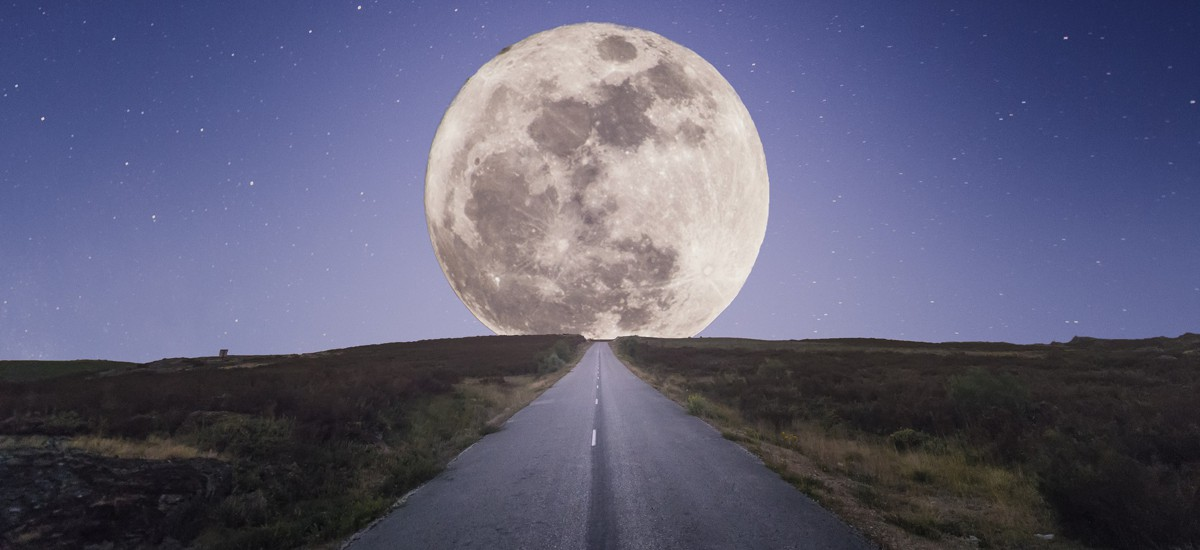
#> input picture route-fifty-lead-image.jpg, 1200 x 550 px
$ python morhologicalOperations.py
#> lines starting #> are read from the running program, lines starting #| are printed output that depends on the picture; after the words box and inside, x2 and y2 are one past the last pixel; in counts of white or black regions, pixels touching at a corner belong together
import cv2
import numpy as np
from matplotlib import pyplot as plt
img = cv2.imread('../route-fifty-lead-image.jpg', cv2.IMREAD_GRAYSCALE)
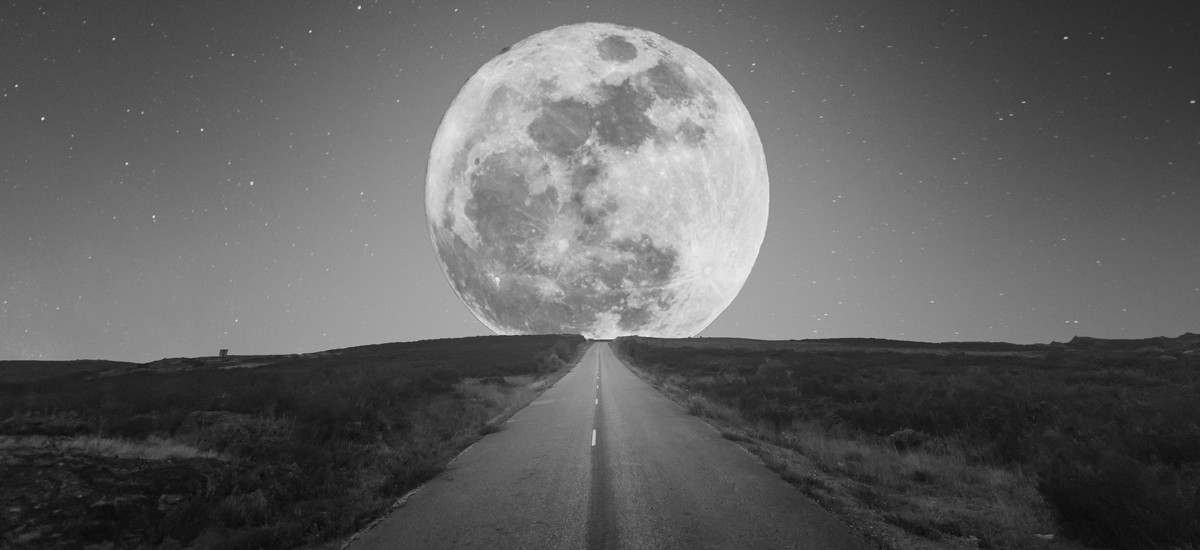
#> img: shape (550, 1200); min 6, max 239, mean 96.4
(threshold, BW) = cv2.threshold(img, 220, 225, cv2.THRESH_BINARY)
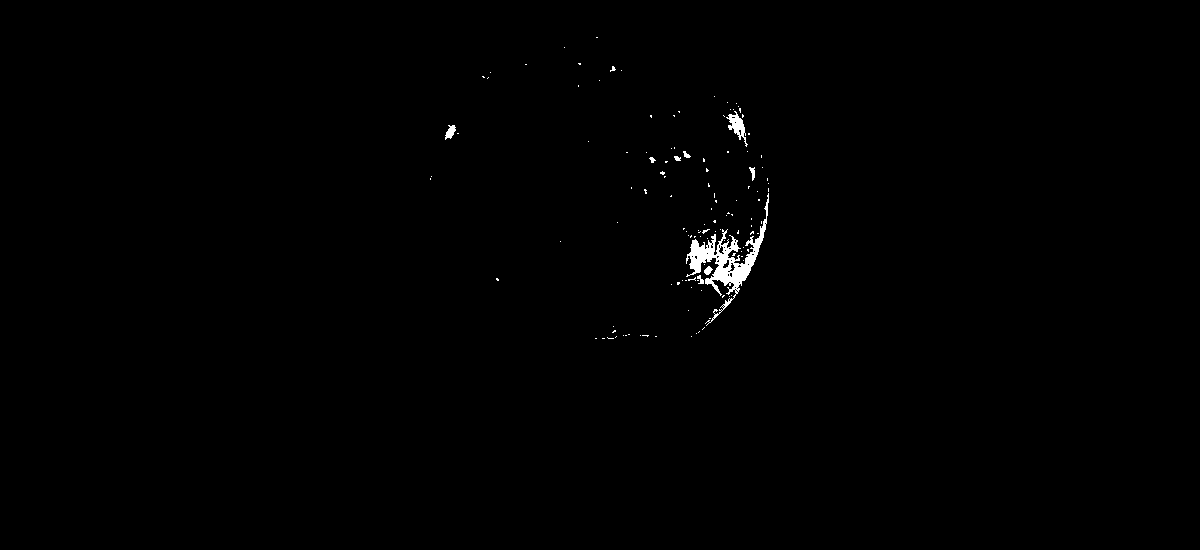
#> BW: shape (550, 1200); values 0 (black) and 225 (white), 0.49% white; 127 white regions (118 under 20 px), largest, box (x1, y1, x2, y2) and area: (686, 193, 769, 326) 2243, (726, 111, 748, 147) 283, (445, 125, 456, 140) 96
kernel = np.ones((5, 5))

# [15 lines of commented-out code are left out]

cv2.waitKey()
cv2.destroyAllWindows()

$ run again, with smdtownhall.jpg copied over route-fifty-lead-image.jpg
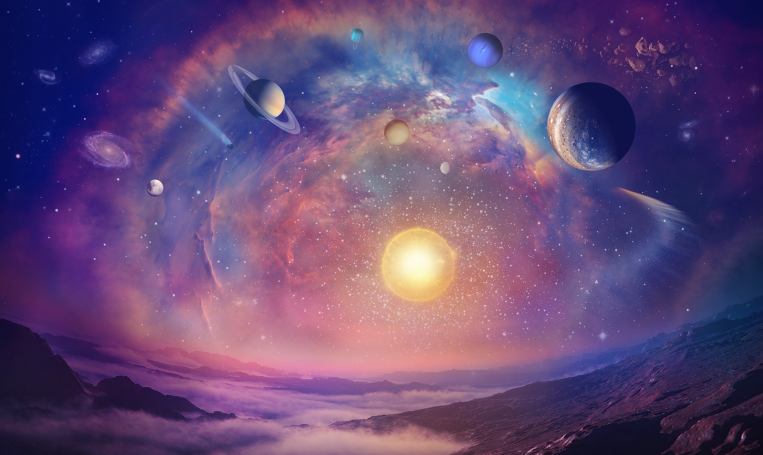
#> input picture smdtownhall.jpg, 1526 x 909 px (shown at 1/2 size)
#> `img = cv2.imread('../route-fifty-lead-image.jpg', cv2.IMREAD_GRAYSCALE)`:
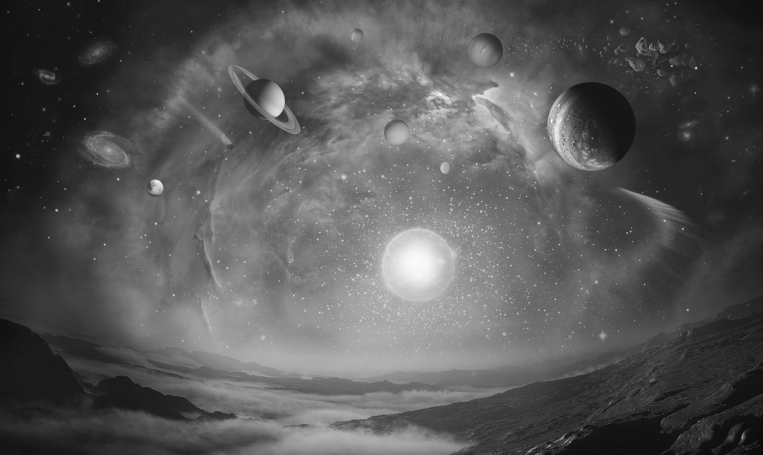
#> img: shape (909, 1526) (shown at 1/2 size); min 7, max 255, mean 87.2
#> `(threshold, BW) = cv2.threshold(img, 220, 225, cv2.THRESH_BINARY)`:
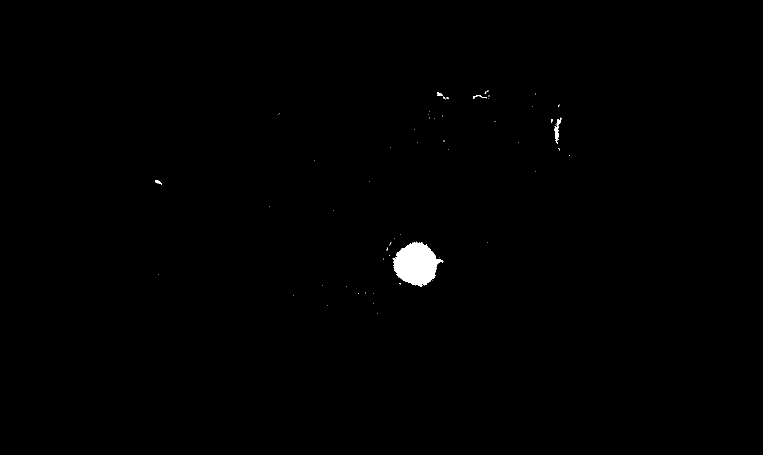
#> BW: shape (909, 1526) (shown at 1/2 size); values 0 (black) and 225 (white), 0.46% white; 59 white regions (54 under 20 px), largest, box (x1, y1, x2, y2) and area: (786, 483, 887, 574) 5766, (1109, 235, 1123, 288) 268, (946, 190, 974, 198) 61, (310, 360, 324, 370) 57, (874, 185, 885, 192) 52
